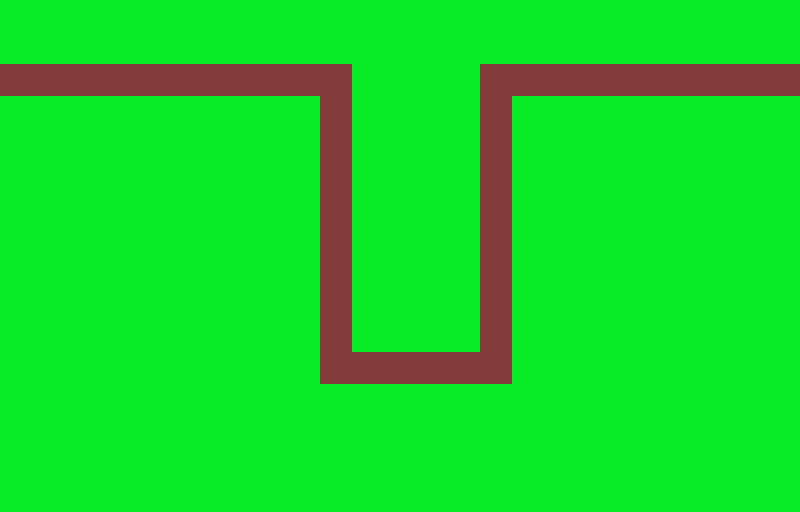

This is a level from a 2D game, rendered from its Tiled map with the project's own tilesets. A one-line summary and the complete map file follow:
An orthogonal 25x16 tile map with 32x32 px tiles, 2 tile layers (triggers, visible).

<map version="1.0" orientation="orthogonal" renderorder="right-down" width="25" height="16" tilewidth="32" tileheight="32" nextobjectid="1">
 <tileset firstgid="1" name="Derp" tilewidth="32" tileheight="32" tilecount="4" columns="0">
  <properties>
   <property name="start" value="" />
  </properties>
  <tile id="0">
   <properties>
    <property name="can_build" value="False" />
    <property name="node" value="True" />
   </properties>
   <image width="32" height="32" source="../world/brown.png" />
  </tile>
  <tile id="1">
   <properties>
    <property name="can_build" value="True" />
    <property name="node" value="False" />
   </properties>
   <image width="32" height="32" source="../world/green.png" />
  </tile>
  <tile id="2">
   <properties>
    <property name="start" value="" />
   </properties>
   <image width="32" height="32" source="../world/start.png" />
  </tile>
  <tile id="3">
   <properties>
    <property name="end" value="" />
   </properties>
   <image width="32" height="32" source="../world/end.png" />
  </tile>
 </tileset>
 <layer name="triggers" width="25" height="16">
  <data encoding="csv">
2,2,2,2,2,2,2,2,2,2,2,2,2,2,2,2,2,2,2,2,2,2,2,2,2,
2,2,2,2,2,2,2,2,2,2,2,2,2,2,2,2,2,2,2,2,2,2,2,2,2,
3,2,2,2,2,2,2,2,2,2,2,2,2,2,2,2,2,2,2,2,2,2,2,2,4,
2,2,2,2,2,2,2,2,2,2,2,2,2,2,2,2,2,2,2,2,2,2,2,2,2,
2,2,2,2,2,2,2,2,2,2,2,2,2,2,2,2,2,2,2,2,2,2,2,2,2,
2,2,2,2,2,2,2,2,2,2,2,2,2,2,2,2,2,2,2,2,2,2,2,2,2,
2,2,2,2,2,2,2,2,2,2,2,2,2,2,2,2,2,2,2,2,2,2,2,2,2,
2,2,2,2,2,2,2,2,2,2,2,2,2,2,2,2,2,2,2,2,2,2,2,2,2,
2,2,2,2,2,2,2,2,2,2,2,2,2,2,2,2,2,2,2,2,2,2,2,2,2,
2,2,2,2,2,2,2,2,2,2,2,2,2,2,2,2,2,2,2,2,2,2,2,2,2,
2,2,2,2,2,2,2,2,2,2,2,2,2,2,2,2,2,2,2,2,2,2,2,2,2,
2,2,2,2,2,2,2,2,2,2,2,2,2,2,2,2,2,2,2,2,2,2,2,2,2,
2,2,2,2,2,2,2,2,2,2,2,2,2,2,2,2,2,2,2,2,2,2,2,2,2,
2,2,2,2,2,2,2,2,2,2,2,2,2,2,2,2,2,2,2,2,2,2,2,2,2,
2,2,2,2,2,2,2,2,2,2,2,2,2,2,2,2,2,2,2,2,2,2,2,2,2,
2,2,2,2,2,2,2,2,2,2,2,2,2,2,2,2,2,2,2,2,2,2,2,2,2
</data>
 </layer>
 <layer name="visible" width="25" height="16">
  <data encoding="csv">
2,2,2,2,2,2,2,2,2,2,2,2,2,2,2,2,2,2,2,2,2,2,2,2,2,
2,2,2,2,2,2,2,2,2,2,2,2,2,2,2,2,2,2,2,2,2,2,2,2,2,
1,1,1,1,1,1,1,1,1,1,1,2,2,2,2,1,1,1,1,1,1,1,1,1,1,
2,2,2,2,2,2,2,2,2,2,1,2,2,2,2,1,2,2,2,2,2,2,2,2,2,
2,2,2,2,2,2,2,2,2,2,1,2,2,2,2,1,2,2,2,2,2,2,2,2,2,
2,2,2,2,2,2,2,2,2,2,1,2,2,2,2,1,2,2,2,2,2,2,2,2,2,
2,2,2,2,2,2,2,2,2,2,1,2,2,2,2,1,2,2,2,2,2,2,2,2,2,
2,2,2,2,2,2,2,2,2,2,1,2,2,2,2,1,2,2,2,2,2,2,2,2,2,
2,2,2,2,2,2,2,2,2,2,1,2,2,2,2,1,2,2,2,2,2,2,2,2,2,
2,2,2,2,2,2,2,2,2,2,1,2,2,2,2,1,2,2,2,2,2,2,2,2,2,
2,2,2,2,2,2,2,2,2,2,1,2,2,2,2,1,2,2,2,2,2,2,2,2,2,
2,2,2,2,2,2,2,2,2,2,1,1,1,1,1,1,2,2,2,2,2,2,2,2,2,
2,2,2,2,2,2,2,2,2,2,2,2,2,2,2,2,2,2,2,2,2,2,2,2,2,
2,2,2,2,2,2,2,2,2,2,2,2,2,2,2,2,2,2,2,2,2,2,2,2,2,
2,2,2,2,2,2,2,2,2,2,2,2,2,2,2,2,2,2,2,2,2,2,2,2,2,
2,2,2,2,2,2,2,2,2,2,2,2,2,2,2,2,2,2,2,2,2,2,2,2,2
</data>
 </layer>
</map>
